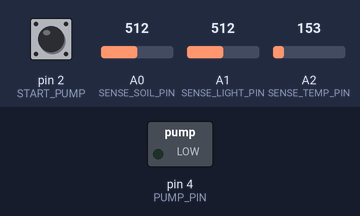
Simulated run of this sketch. Board: Arduino Uno, built with avr-gcc and run on an emulated ATmega328P. Parts: switched loads named in the sketch (green lamp = pin HIGH). Inputs (shaded band) come from the test bench; at power-on: pin 2 (START_PUMP) HIGH, A0 (SENSE_SOIL_PIN) = 512, A1 (SENSE_LIGHT_PIN) = 512, A2 (SENSE_TEMP_PIN) = 153. What the sketch prints to the serial monitor is not drawn.

Above: at 3.8 s.
3.9 s: pin 2 (START_PUMP) pulled LOW for 3 s
At 6.7 s:
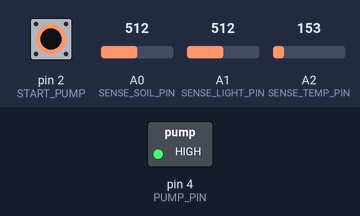
Timing chart, 0 to 32.5 s (numbered marks = the images above; inputs shaded):
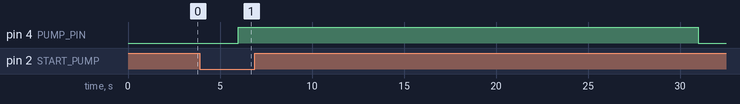

Measured:
- after the input at 3.9 s, pin 4 (PUMP_PIN): LOW → HIGH after 2.1 s, → LOW 25.0 s later

The sketch:

sender.ino
```cpp
//I use define instead of declaring constants to save memory
#define PUMP_PIN 4 // Water Pump Pin
#define AIR_VALUE 590 //soil moisture sensor shows when in dry air
#define WATER_VALUE 300 //soil moisture sensor shows when in water
#define SENSE_TEMP_PIN A2
#define SENSE_LIGHT_PIN A1
#define SENSE_SOIL_PIN A0
#define START_PUMP 2 //update button

//maxLampLight = 1008; minlamp = 230, mediumlamp = 720

int TempValue; //The variable we will use to store the temp sensor input
int LightValue;
int soilMoistureValue;
int soilmoisturepercent;
double temp; //The variable we will use to store temperature in degrees.
int temp_int;
int last_watering; //time when water pump was ON the last time

int watering_flag = 0;

void setup() {
  Serial.begin(9600); // Serial Port setup
  pinMode(PUMP_PIN, OUTPUT); // Set pin as OUTPUT
  pinMode(START_PUMP, INPUT); //button that starts pump if dry soil detected
  attachInterrupt(0, start_thepump, FALLING); // interrupt routine if button clicked
}


void loop() {
  TempValue = analogRead(SENSE_TEMP_PIN);
  LightValue = analogRead(SENSE_LIGHT_PIN);
  soilMoistureValue = analogRead(SENSE_SOIL_PIN);
  soilmoisturepercent = map(soilMoistureValue, AIR_VALUE, WATER_VALUE, 0, 100);

  //if water pump was ON recently(watering_flag==2) and soil moisture is still < 30%, then set it to 30
  //because it should not be read as a problem with dryness if soil has not soaked up yet
  if(watering_flag==2 && soilmoisturepercent<30)
  {
    soilmoisturepercent = 30;
  }

  temp = (double)TempValue / 1024; //find percentage of input reading
  temp = temp * 5; //multiply by 5V to get voltage
  temp = temp - 0.5; //Subtract the offset
  temp = temp * 100; //Convert to degrees
  temp_int = round(temp); //get a rounded integer

  //-----------------------------
  //sends data to arduino-receiver
  Serial.print("M: "); //moisture
  Serial.print(soilmoisturepercent);Serial.print(";");
  Serial.println();
  Serial.print("T: "); //temperature
  Serial.print(temp_int);Serial.print(";");
  Serial.println();
  Serial.print("L: "); //light
  Serial.print(LightValue);Serial.print(";");
  Serial.println();
  //-----------------------------

  //check if enough time passed after last watering(4 hours = 4*3600000 milliseconds)
  //if so set system to be available for watering
  if(watering_flag==2 && (millis()-last_watering)>4*3600000)
  {
    watering_flag=0;
  }

  //if button was pressed and flag is set to 1, we can water the plant
  if(watering_flag==1)
  {
    digitalWrite(PUMP_PIN, HIGH);//call water pump
    delay(25000);
    digitalWrite(PUMP_PIN, LOW);
    last_watering = millis();
    watering_flag=2;
  }

  delay(3000);
}

void start_thepump()
{
  if(soilmoisturepercent < 30 || watering_flag == 0)
  {//attach interupt function will work only if moisture < 30% and flaf is 0
    watering_flag =1;
  }
}
```
